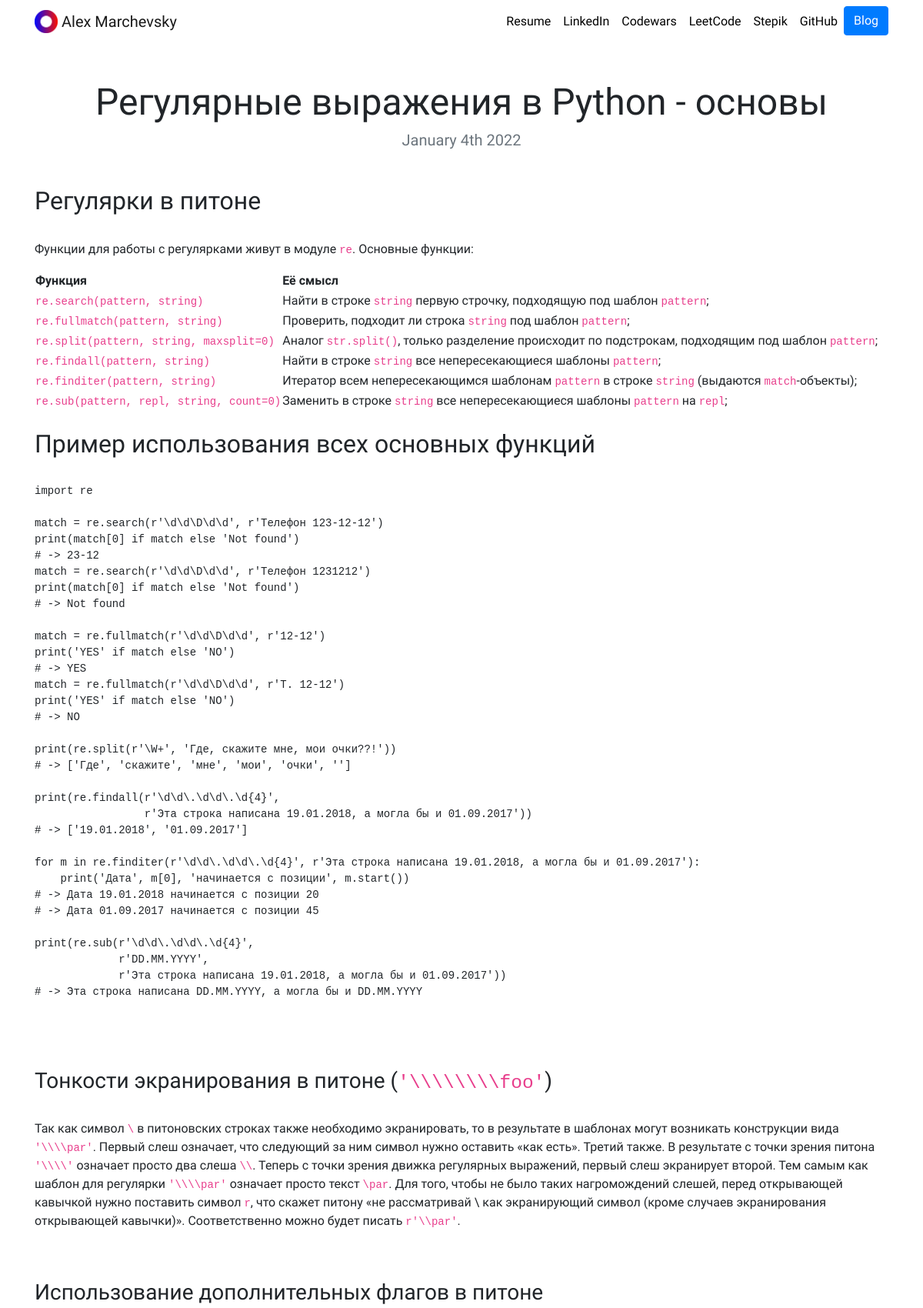
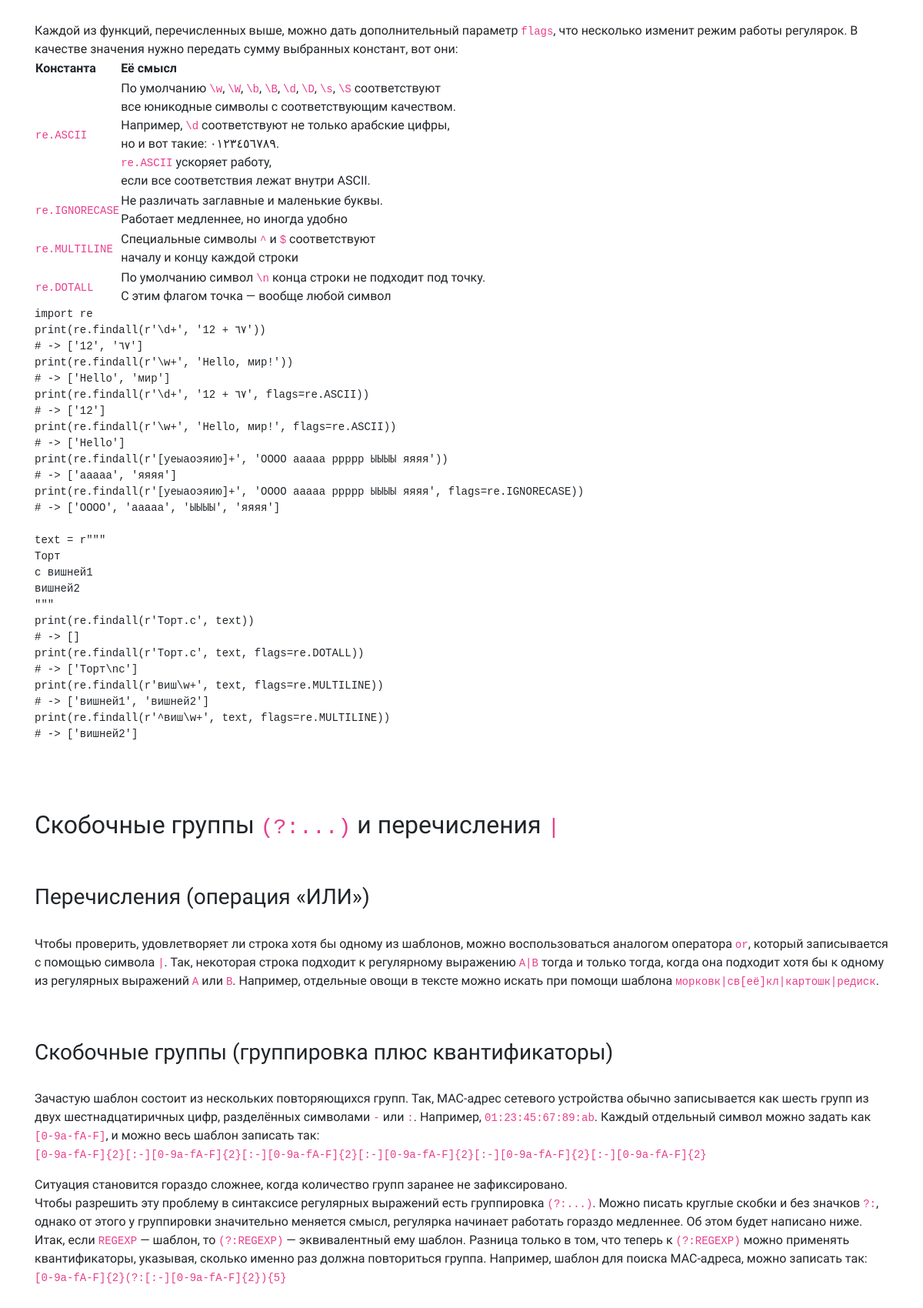
/blog/18/ (upper part), run on the app's committed database (2 pictures, top to bottom).
### blog/models.py (models this page shows, shortened)
class Blog(models.Model):
    title = models.CharField(max_length=200)
    description = models.TextField(max_length=10250)
    date = models.DateField()

### blog/views.py (the view)
# urls.py: path('<int:blog_id>/',views.detail, name='detail'),
def detail(request, blog_id):
    blog = get_object_or_404(Blog, pk=blog_id)
    return render(request, 'blog/detail.html', {'blog' : blog})

### blog/templates/blog/detail.html
{% extends "portfolio/base.html" %}
{% load static %}
{% block content %}
<h1 class="text-center mt-5" id="blogdetailtitle">{{ blog.title }}</h1>
<h5 class="text-center text-muted mb-5">{{ blog.date|date:'F jS Y' }}</h5>
{{ blog.description|safe }}
{% endblock %}

### portfolio/static/portfolio/custom.css (style rules this page uses)
body { font-family: 'Mukta', sans-serif; }
@media (min-width: 200px) { #blogdetailtitle { font-size: 3rem; } }

### data on the page
Blog: title "Регулярные выражения в Python - основы", date "January 4th 2022", description "Регулярки в питоне Функции для работы с регулярками живут в модуле re . Основные функции: Функция Её смысл re.search(pattern, string) Найти в строке string первую строчку, подходящую под шаблон pattern ; re.fullmatch(pattern, string) Проверить, подходит ли строка string под шаблон pattern ; re.split(pattern, string, maxsplit=0) Аналог str.split() , только разделение происходит по подстрокам, подходящим под шаблон pattern ; re.findall(pattern, string) Найти в строке string все непересекающиеся шаблоны pattern ; re.finditer(pattern, string) Итератор всем непересекающимся шаблонам pattern в строке string (выдаются match -объекты); re.sub(pattern, repl, string, count=0) Заменить в строке string…"
